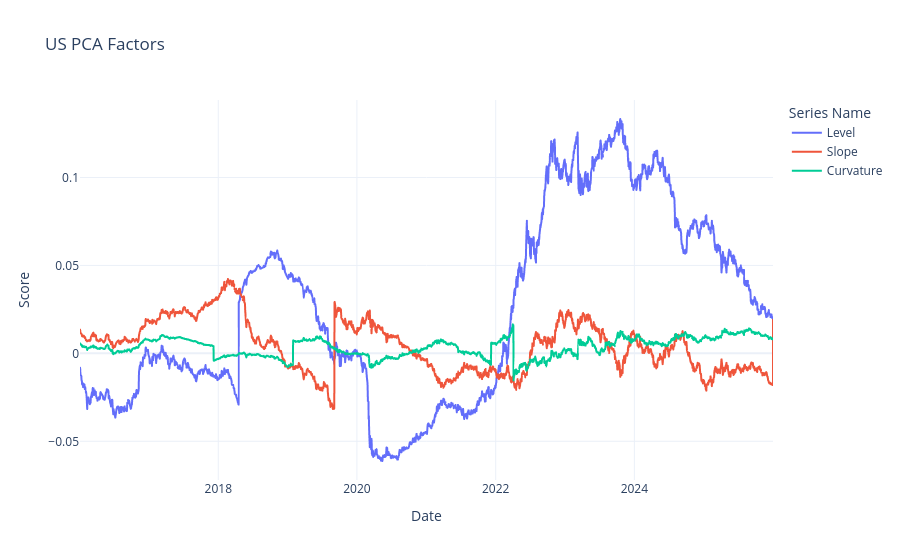

Notebook source saved alongside this figure:
### Code cell
plot_time_series(fly.pca_scores, x_label='Date', y_label='Score', title=f'{fly.country} PCA Factors')

### Figure 1 — Plotly figure (JSON) as saved in the notebook; plotly's stock layout.template omitted (floating-point values rounded to 4 significant figures; data arrays with more than 128 entries replaced by an {"elided": "..."} marker saying what was removed)
{"data": [{"hovertemplate": "variable=Level<br>index=%{x}<br>value=%{y}<extra></extra>", "legendgroup": "Level", "line": {"color": "#636efa", "dash": "solid"}, "marker": {"symbol": "circle"}, "mode": "lines", "name": "Level", "showlegend": true, "type": "scattergl", "x": {"elided": "2377 str values"}, "xaxis": "x", "y": {"elided": "2377 float values"}, "yaxis": "y"}, {"hovertemplate": "variable=Slope<br>index=%{x}<br>value=%{y}<extra></extra>", "legendgroup": "Slope", "line": {"color": "#EF553B", "dash": "solid"}, "marker": {"symbol": "circle"}, "mode": "lines", "name": "Slope", "showlegend": true, "type": "scattergl", "x": {"elided": "2377 str values"}, "xaxis": "x", "y": {"elided": "2377 float values"}, "yaxis": "y"}, {"hovertemplate": "variable=Curvature<br>index=%{x}<br>value=%{y}<extra></extra>", "legendgroup": "Curvature", "line": {"color": "#00cc96", "dash": "solid"}, "marker": {"symbol": "circle"}, "mode": "lines", "name": "Curvature", "showlegend": true, "type": "scattergl", "x": {"elided": "2377 str values"}, "xaxis": "x", "y": {"elided": "2377 float values"}, "yaxis": "y"}], "layout": {"hovermode": "x unified", "legend": {"title": {"text": "Series Name"}, "tracegroupgap": 0}, "title": {"text": "US PCA Factors"}, "xaxis": {"anchor": "y", "domain": [0, 1], "title": {"text": "Date"}}, "yaxis": {"anchor": "x", "domain": [0, 1], "title": {"text": "Score"}}}}
